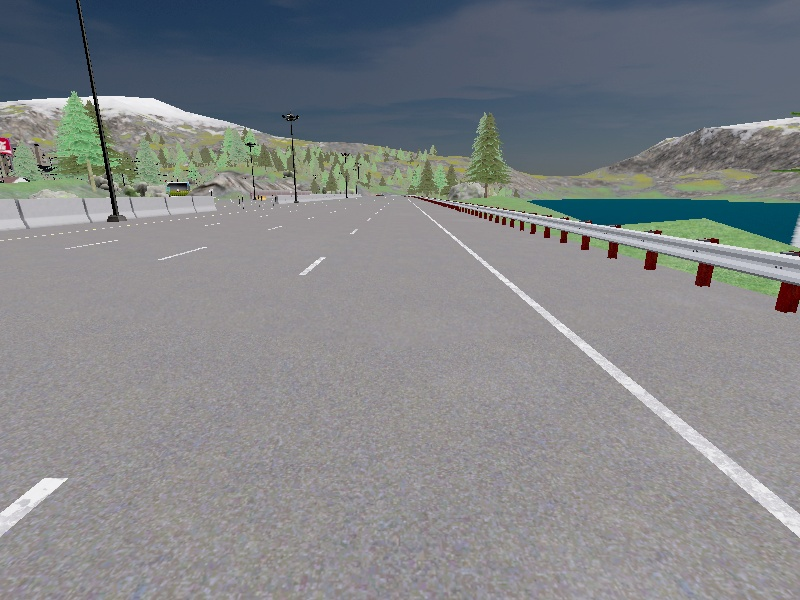
#> input picture dataset/session_20250318_190512/images/frame_20250318_190524_942195.jpg, 800 x 600 px
$ python -i treino.py   (imports and definitions only)
#> lines starting #> are read from the running program, lines starting #| are printed output that depends on the picture

import os
import numpy as np
import matplotlib.pyplot as plt
import matplotlib.image as mpimg
import pandas as pd
import cv2
import glob
import random
import torch
import torch.nn as nn
import torch.optim as optim
import torch.nn.functional as F
from torch.utils.data import Dataset, DataLoader
from sklearn.model_selection import train_test_split
import time
from tqdm import tqdm
import shutil

# Verificar se GPU está disponível
# [1 line that did not run here, left out]
# [1 line not run here, left out]

# Configurações
DATASET_DIR = 'dataset'  # Diretório principal com sessões de dados
BATCH_SIZE = 64
EPOCHS = 10
LEARNING_RATE = 1e-3
IMAGE_HEIGHT = 66
IMAGE_WIDTH = 200
IMAGE_CHANNELS = 3


# [202 lines left out: functions load_sessions_data, balance_data, zoom_image, pan_image, adjust_brightness, flip_image and 1 more, not called in this run]

# =========================================================================
# Pré-processamento de imagens
# =========================================================================

def img_preprocess(img):
    """Pré-processa a imagem para o formato esperado pelo modelo."""
    try:
        # Verifica se a imagem está no formato correto
        if img is None or img.size == 0:
            return np.zeros((IMAGE_HEIGHT, IMAGE_WIDTH, IMAGE_CHANNELS))

        # Corta a imagem para remover partes irrelevantes
        img = img[60:135, :, :]
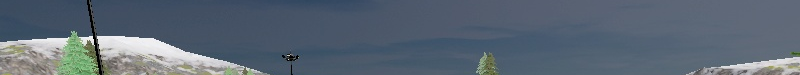
#> img: shape (75, 800, 3); mean of channels 0, 1, 2 90.6, 103, 116.4; drawn as R, G, B

        # Converte para o espaço de cores YUV (usado pela NVIDIA)
        img = cv2.cvtColor(img, cv2.COLOR_RGB2YUV)
#> img: shape (75, 800, 3); mean of channels 0, 1, 2 100.8, 135.5, 119.1

        # Aplica blur Gaussiano
        img = cv2.GaussianBlur(img, (3, 3), 0)
#> img: shape (75, 800, 3); mean of channels 0, 1, 2 100.9, 135.5, 119.1

        # Redimensiona para o tamanho esperado pelo modelo
        img = cv2.resize(img, (IMAGE_WIDTH, IMAGE_HEIGHT))
#> img: shape (66, 200, 3); mean of channels 0, 1, 2 100.8, 135.5, 119

        # Normaliza os valores de pixel
        img = img / 255.0
#> img: shape (66, 200, 3) float64; mean of channels 0, 1, 2 0.395, 0.531, 0.467

        return img
    except Exception as e:
        print(f"Erro no pré-processamento da imagem: {str(e)}")
        return np.zeros((IMAGE_HEIGHT, IMAGE_WIDTH, IMAGE_CHANNELS))

# =========================================================================
# Dataset e DataLoader do PyTorch
# =========================================================================

class DrivingDataset(Dataset):
    """Dataset personalizado para os dados de direção autônoma."""

    # [12 lines left out: function __init__, not called in this run]

    def __len__(self):
        """Retorna o tamanho do dataset."""
        return len(self.image_paths)

    # [35 lines left out: function __getitem__, not called in this run]

# =========================================================================
# Modelo NVIDIA para direção autônoma (implementação PyTorch)
# =========================================================================

class NvidiaModel(nn.Module):
    """Implementação do modelo NVIDIA para direção autônoma usando PyTorch."""

    # [259 lines left out: functions __init__, forward, train_model, plot_training_history, main, not called in this run]

# Executa a função principal quando o script é executado diretamente
# [2 lines not run here, left out]

>>> import cv2
>>> picture = cv2.cvtColor(cv2.imread('../dataset/session_20250318_190512/images/frame_20250318_190524_942195.jpg'), cv2.COLOR_BGR2RGB)
>>> result = img_preprocess(picture)
